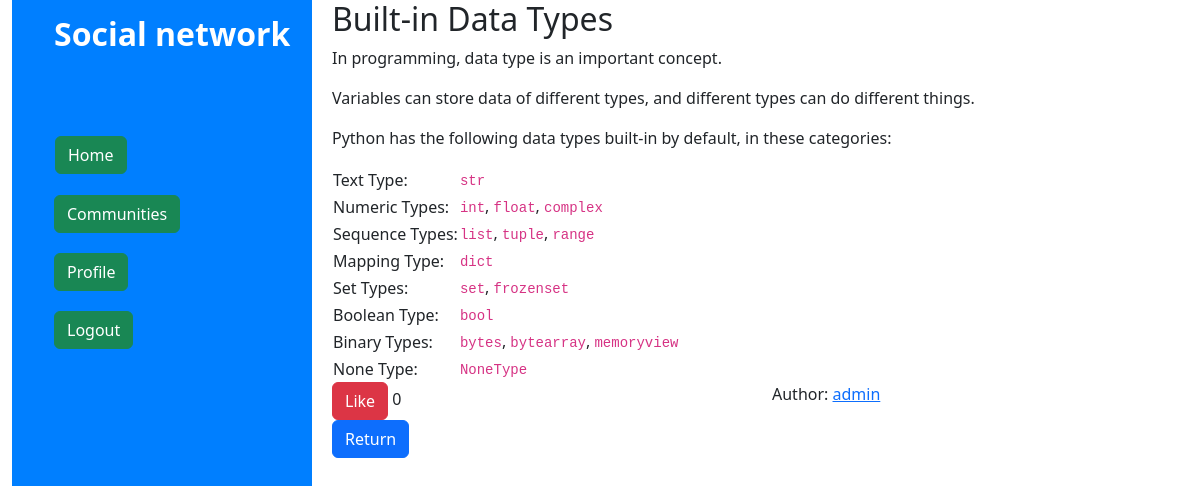
The app's page /social/post/1/ (signed in) with its own data.
### social/models.py (models this page shows, shortened)
class Post(models.Model):
    name = models.CharField(max_length=50)
    post_html = HTMLField()
    community = models.ForeignKey(Community, on_delete=models.CASCADE, null=True)
    likes = models.ManyToManyField(User, blank=True, related_name='likes_post')
    author = models.ForeignKey(User, on_delete=models.PROTECT, null=True)

### social/views.py (the view)
# urls.py: path('post/<int:pk>/', views.PostDetailView.as_view(), name = 'post_detail'),
class PostDetailView(LoginRequiredMixin,DetailView):
    model = Post
    template_name = 'social/post_detail.html'
    context_object_name = 'post'
    def get_context_data(self, **kwargs):
        context = super().get_context_data(**kwargs)
        context['community'] = context['post'].community
        author = context['post'].author
        profile = Profile.objects.filter(user = author).first()
        context['author_profile_pk'] = profile.pk
        return context

### templates/social/post_detail.html (shortened to what this page needs)
{% extends 'base.html' %}
{% block content %}
    {{post.post_html|safe}}
    <div class="row">
        <div class="col">
            <form action="{% url 'like_post' post.pk %}" method="post">
                <button type="submit" class='btn btn-danger'>Like</button>
                <span>{{post.likes.count}}</span>
            </form>
        </div>
        <div class="col">
            Author: <a href="{% url 'profile_detail' author_profile_pk %}">{{post.author.username}}</a>
        </div>
    </div>
    <div class="row">
        <a href="{% url 'community' community.pk%}"><button class="btn btn-primary">Return</button></a>
    </div>
{% endblock %}

### records on screen
Post: post_html "In programming, data type is an important concept. Variables can store data of different types, and different types can do different things. Python has the following data types built-in by default, in these categories: Text Type: str Numeric Types: int , float , complex Sequence Types: list , tuple , range Mapping Type: dict Set Types: set , frozenset Boolean Type: bool Binary Types: bytes , bytearray , memoryview None Type: NoneType", likes.count "0", author.username "admin"
